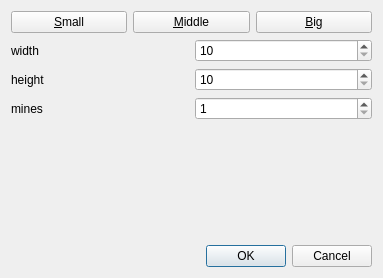
<?xml version="1.0" encoding="UTF-8"?>
<ui version="4.0">
 <class>Dialog</class>
 <widget class="QDialog" name="Dialog">
  <property name="geometry">
   <rect>
    <x>0</x>
    <y>0</y>
    <width>383</width>
    <height>278</height>
   </rect>
  </property>
  <property name="windowTitle">
   <string>Dialog</string>
  </property>
  <layout class="QVBoxLayout" name="verticalLayout">
   <item>
    <layout class="QHBoxLayout" name="horizontalLayout">
     <item>
      <widget class="QPushButton" name="pbSmall">
       <property name="text">
        <string>&amp;Small</string>
       </property>
      </widget>
     </item>
     <item>
      <widget class="QPushButton" name="pbMiddle">
       <property name="text">
        <string>&amp;Middle</string>
       </property>
      </widget>
     </item>
     <item>
      <widget class="QPushButton" name="pbBig">
       <property name="text">
        <string>&amp;Big</string>
       </property>
      </widget>
     </item>
    </layout>
   </item>
   <item>
    <layout class="QGridLayout" name="gridLayout">
     <item row="0" column="0">
      <widget class="QLabel" name="label">
       <property name="text">
        <string>width</string>
       </property>
      </widget>
     </item>
     <item row="0" column="1">
      <widget class="QSpinBox" name="sbW">
       <property name="minimum">
        <number>10</number>
       </property>
      </widget>
     </item>
     <item row="1" column="0">
      <widget class="QLabel" name="label_2">
       <property name="text">
        <string>height</string>
       </property>
      </widget>
     </item>
     <item row="1" column="1">
      <widget class="QSpinBox" name="sbH">
       <property name="minimum">
        <number>10</number>
       </property>
      </widget>
     </item>
     <item row="2" column="0">
      <widget class="QLabel" name="label_3">
       <property name="text">
        <string>mines</string>
       </property>
      </widget>
     </item>
     <item row="2" column="1">
      <widget class="QSpinBox" name="sbMines">
       <property name="minimum">
        <number>1</number>
       </property>
       <property name="maximum">
        <number>999</number>
       </property>
      </widget>
     </item>
    </layout>
   </item>
   <item>
    <spacer name="verticalSpacer">
     <property name="orientation">
      <enum>Qt::Vertical</enum>
     </property>
     <property name="sizeHint" stdset="0">
      <size>
       <width>20</width>
       <height>40</height>
      </size>
     </property>
    </spacer>
   </item>
   <item>
    <widget class="QDialogButtonBox" name="buttonBox">
     <property name="orientation">
      <enum>Qt::Horizontal</enum>
     </property>
     <property name="standardButtons">
      <set>QDialogButtonBox::Cancel|QDialogButtonBox::Ok</set>
     </property>
    </widget>
   </item>
  </layout>
 </widget>
 <resources/>
 <connections>
  <connection>
   <sender>buttonBox</sender>
   <signal>accepted()</signal>
   <receiver>Dialog</receiver>
   <slot>accept()</slot>
   <hints>
    <hint type="sourcelabel">
     <x>248</x>
     <y>254</y>
    </hint>
    <hint type="destinationlabel">
     <x>157</x>
     <y>274</y>
    </hint>
   </hints>
  </connection>
  <connection>
   <sender>buttonBox</sender>
   <signal>rejected()</signal>
   <receiver>Dialog</receiver>
   <slot>reject()</slot>
   <hints>
    <hint type="sourcelabel">
     <x>316</x>
     <y>260</y>
    </hint>
    <hint type="destinationlabel">
     <x>286</x>
     <y>274</y>
    </hint>
   </hints>
  </connection>
 </connections>
</ui>
